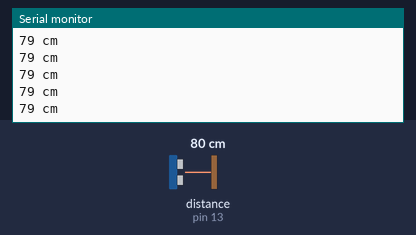
The sketch below on a simulated Arduino Uno, built with avr-gcc and run on an emulated ATmega328P. Parts: the last lines printed to the serial monitor. Wiring (inferred from the names in the program): ultrasonic range finder: trigger pin 12; echo pin 13. The test bench sets the inputs (shaded band); at power-on: distance to the obstacle (sensor on pin 13) 80 cm. The echo pulse lasts 58.3 µs per cm.

Above: at 1.2 s.
1.3 s: distance to the obstacle (sensor on pin 13) set to 2 cm
At 2.1 s:
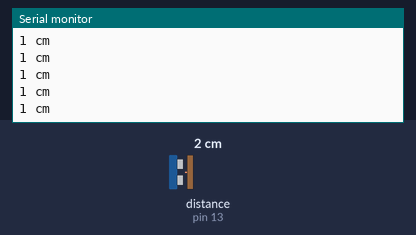
2.8 s: distance to the obstacle (sensor on pin 13) set to 18 cm
At 3.3 s:
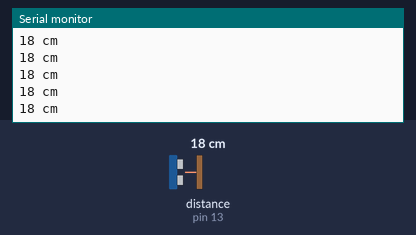
5.8 s: distance to the obstacle (sensor on pin 13) set to 4 cm
At 6.4 s:
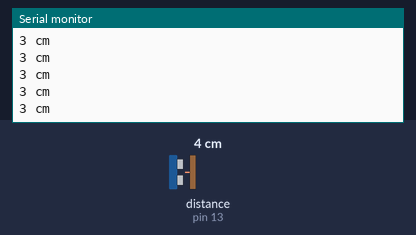
Timing chart, 0 to 8.8 s (numbered marks = the images above; inputs shaded):
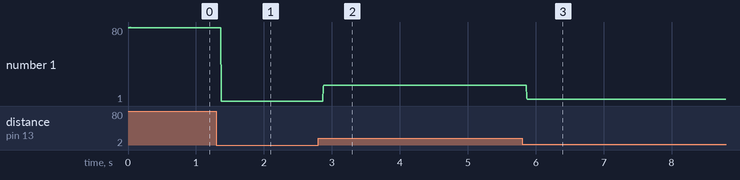

Measured:
- after the input at 1.3 s, the serial monitor: prints a new line after 0.07 s (image 1)
- after the input at 2.8 s, the serial monitor: prints a new line after 0.07 s (image 2)
- after the input at 5.8 s, the serial monitor: prints a new line after 0.07 s (image 3)
- plotted number 1: 79 → 1 after the input at 1.3 s, 1 → 18 after the input at 2.8 s, 18 → 3 after the input at 5.8 s

The sketch:

HC-SR04.ino
```cpp
//2023/12/16
int trigPin = 12;    // 超音波感測器 Trig腳接 Arduino pin 11
int echoPin = 13;    //超音波感測器 Echo 腳接 Arduino pin 12

long duration, cm ;  //宣告計算距離時，需要用到的兩個實數

void setup() {
  Serial.begin (9600);           //設定序列埠監控視窗 (Serial Monitor) 和 Arduino資料傳輸速率為 9600 bps (Bits Per Second)
  pinMode(trigPin, OUTPUT);      //Arduino 對外啟動距離感測器Trig腳，射出超音波
  pinMode(echoPin, INPUT);       //超音波被障礙物反射後，Arduino讀取感測器Echo腳的時間差
}

void loop()
{                                  //程式計算出距離值 cm
  digitalWrite(trigPin, LOW);
//  delayMicroseconds(5);
  digitalWrite(trigPin, HIGH);
//  delayMicroseconds(10);
  digitalWrite(trigPin, LOW);
  pinMode(echoPin, INPUT);
  duration = pulseIn(echoPin, HIGH);
  cm = (duration/2) / 29.1;

  Serial.print(cm);     //印出距離值 cm 在序列埠監控顯示器 單位公分
  Serial.println(" cm");


  }
```
